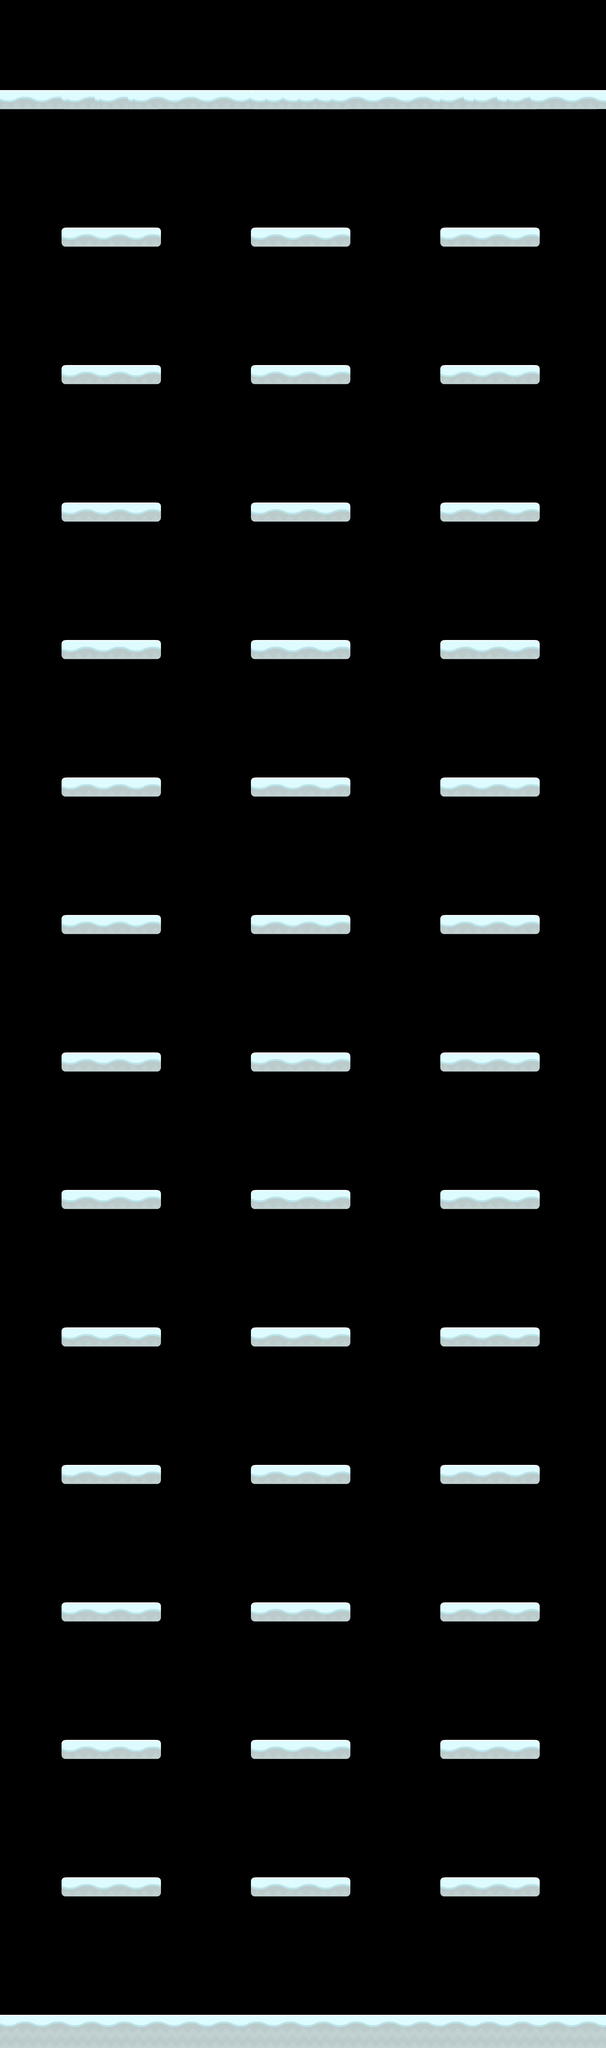

Tiled map render using the project's own tile images. Description and the map definition, with tile-layer contents summarised, below:
An orthogonal 128x432 tile map with 10x10 px tiles, 1 tile layer (Tile Layer 1), 2 hidden layers not drawn.

<map version="1.0" orientation="orthogonal" width="128" height="432" tilewidth="10" tileheight="10">
 <tileset firstgid="1" name="base_tileset" tilewidth="70" tileheight="70" spacing="2">
  <image source="../tiles_spritesheet2.png" width="864" height="936" />
 </tileset>
 <layer name="Tile Layer 1" width="128" height="432">
  <data>[55296 cells, 164 non-empty, 4 distinct tile ids]</data>
 </layer>
 <layer name="Tile Layer 2" width="128" height="432" visible="0">
  <data>[55296 cells, 30 non-empty, 3 distinct tile ids]</data>
 </layer>
 <layer name="Tile Layer 3" width="128" height="432" visible="0">
  <data>[55296 cells, 19 non-empty, 1 distinct tile ids]</data>
 </layer>
</map>